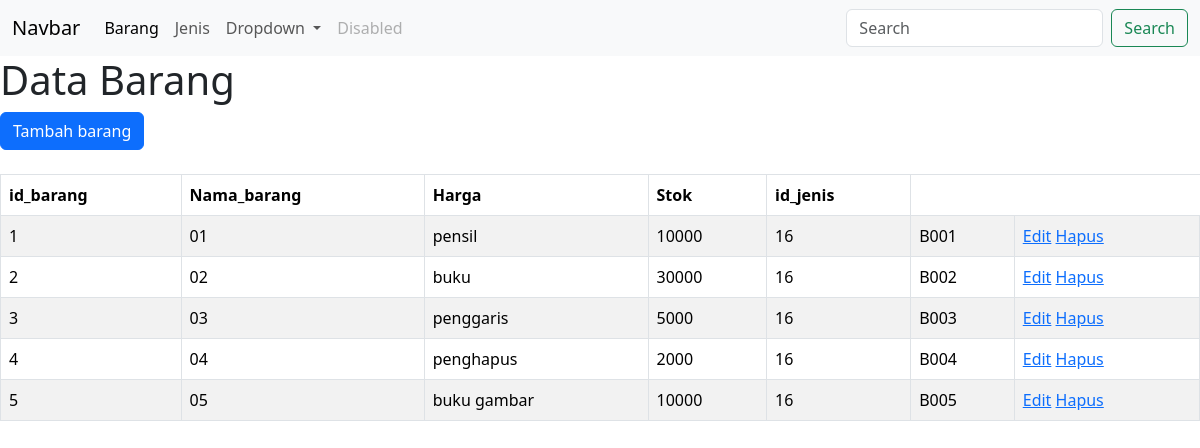
The app's page /view/Barang/index.php with its own data.
### tables this page shows
CREATE TABLE `barang` (
  `id_barang` varchar(10) NOT NULL,
  `Nama_barang` varchar(20) DEFAULT NULL,
  `Harga` int DEFAULT NULL,
  `Stok` int DEFAULT NULL,
  `id_jenis` varchar(20) DEFAULT NULL
);

### view/Barang/index.php (the view, shortened to what this page needs)
<!DOCTYPE html>
<html lang="en">
<head>
    <link rel="stylesheet" href="https://cdn.jsdelivr.net/npm/bootstrap@5.3.3/dist/css/bootstrap.min.css">
</head>
<body>
<nav class="navbar navbar-expand-lg bg-body-tertiary">
  <div class="container-fluid">
    <a class="navbar-brand" href="#">Navbar</a>
    <div class="collapse navbar-collapse" id="navbarSupportedContent">
      <ul class="navbar-nav me-auto mb-2 mb-lg-0">
        <li class="nav-item">
          <a class="nav-link active" aria-current="page" href="../Barang/index.php">Barang</a>
        </li>
        <li class="nav-item">
          <a class="nav-link" href="../jenis/indext.php">Jenis</a>
        </li>
        <li class="nav-item dropdown">
          <a class="nav-link dropdown-toggle" href="#" role="button" data-bs-toggle="dropdown" aria-expanded="false">
            Dropdown
          </a>
        </li>
        <li class="nav-item">
          <a class="nav-link disabled" aria-disabled="true">Disabled</a>
        </li>
      </ul>
      <form class="d-flex" role="search">
        <input class="form-control me-2" type="search" placeholder="Search" aria-label="Search">
        <button class="btn btn-outline-success" type="submit">Search</button>
      </form>
    </div>
  </div>
</nav>
<h1>Data Barang </h1>
<a class="btn btn-primary" href="view_tambah.php" role="button">Tambah barang</a>
<br></br>
<table class="table table-striped table-bordered">
  <thead>
    <tr>
      <th scope="col">id_barang</th>
      <th scope="col">Nama_barang</th>
      <th scope="col">Harga</th>
      <th scope="col">Stok</th>
      <th scope="col">id_jenis</th>
    </tr>
  </thead>
  <?php
        include '../../config/koneksi.php';
        $query = mysqli_query($conn,"SELECT * FROM barang");
        $no=1;
        if(mysqli_num_rows($query)){
            while($result=mysqli_fetch_assoc($query)){
                ?>
                    <tr>
                            <td><?php echo $no;?></td>
                             <td><?php echo $result['id_barang'];?></td>
                             <td><?php echo $result['Nama_barang'];?></td>
                             <td><?php echo $result['Harga'];?></td>
                             <td><?php echo $result['Stok'];?></td>
                             <td><?php echo $result['id_jenis'];?></td>
                             <td>
                                <a href="">Edit</a>
                                <a href="">Hapus</a>
                             </td>
                    </tr>
                <?php
                $no++;
            }
        }else{
            echo "Data kosong";
        }
?>
</table>
</body>
</html>

### records on screen
barang: id_barang "01", Nama_barang "pensil", Harga "10000", Stok "16", id_jenis "B001"
barang: id_barang "02", Nama_barang "buku", Harga "30000", Stok "16", id_jenis "B002"
barang: id_barang "03", Nama_barang "penggaris", Harga "5000", Stok "16", id_jenis "B003"
barang: id_barang "04", Nama_barang "penghapus", Harga "2000", Stok "16", id_jenis "B004"
barang: id_barang "05", Nama_barang "buku gambar", Harga "10000", Stok "16", id_jenis "B005"
